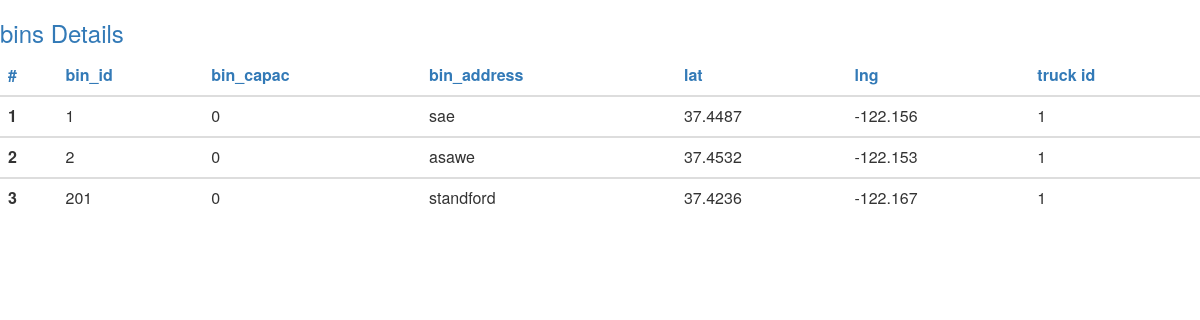
Screenshot of /bins_notfilled.php with the database file from the repository.
### tables this page shows
CREATE TABLE `bins` (
  `bins_id` int(11) NOT NULL,
  `bins_cap_fill` int(11) NOT NULL,
  `bins_add` varchar(100) NOT NULL,
  `lat` float DEFAULT NULL,
  `lng` float DEFAULT NULL,
  `t_id` int(11) NOT NULL,
  `a_id` int(11) NOT NULL
);

### web/bins_notfilled.php (the view, shortened to what this page needs)
<html lang="en">
<head>
  <link rel="stylesheet" href="https://maxcdn.bootstrapcdn.com/bootstrap/3.3.7/css/bootstrap.min.css">
</head>
<body>
  <h3 class="text-primary">bins Details</h3>
<div class=" col-lg-12 content-wrapper">
      <div class="row" id="show">
                    <table class="table table-hover">
                       <thead>
                          <tr class="text-primary">
                             <th>#</th>
                             <th>bin_id</th>
                             <th>bin_capac</th>
                             <th>bin_address</th>
                             <th>lat</th>
                             <th>lng</th>
                             <th>truck id</th>
                          </tr>
                       </thead>
<?php
include('config.php');
$sql = "select * from bins where bins_cap_fill < 80 " ;
$count=1;
$result = mysqli_query($db , $sql);
if (mysqli_num_rows($result) > 0) {
while($row = mysqli_fetch_assoc($result)) { ?>
                        <tbody>
                           <tr>
                              <th scope="row">
                              <?php echo $count; ?>
                              </th>
                              <td>
                              <?php echo $row['bins_id']; ?>
                              </td>
                              <td>
                              <?php echo $row['bins_cap_fill']; ?>
                              </td>
                              <td>
                              <?php echo $row['bins_add']; ?>
                              </td>
                              <td>
                              <?php echo $row['lat']; ?>
                              </td>
                              <td>
                              <?php echo $row['lng']; ?>
                              </td>
                              <td>
                              <?php echo $row['t_id']; ?>
                              </td>
                           </tr>
                        </tbody>
<?php
$count++;
}
} else {
echo "0 results";
}
?>
      </table>
</div>
</div>
</body>
</html>

### rows the page displays
bins: bins_id "1", bins_cap_fill "0", bins_add "sae", lat "37.4487", lng "-122.156", t "1"
bins: bins_id "2", bins_cap_fill "0", bins_add "asawe", lat "37.4532", lng "-122.153", t "1"
bins: bins_id "201", bins_cap_fill "0", bins_add "standford", lat "37.4236", lng "-122.167", t "1"
